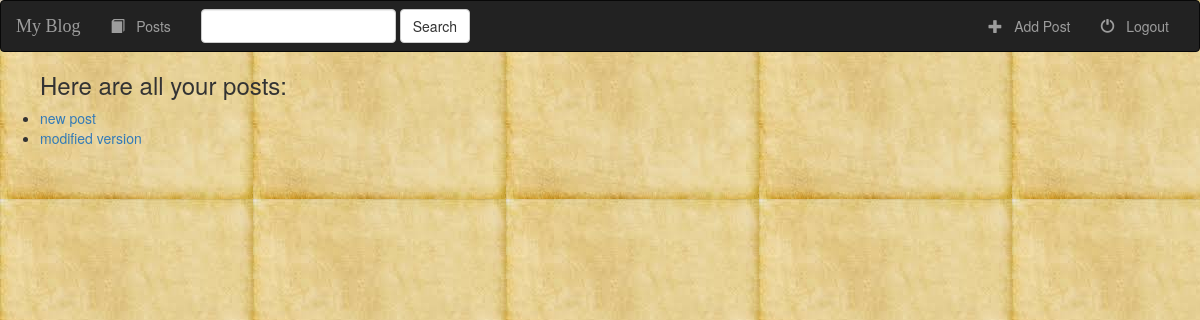
Before: /home/list/ with the older database file.
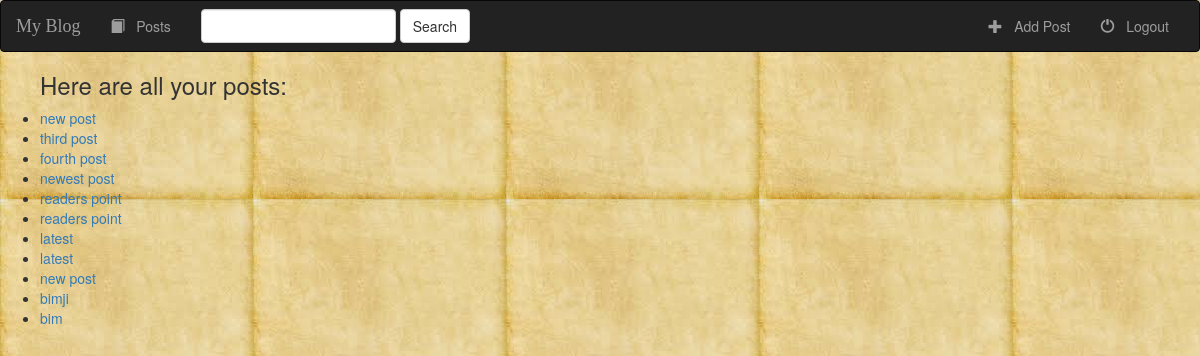
After: the same page with the newer database file.
### blog/models.py (models this page shows, shortened)
class Post(models.Model):
    title = models.CharField(max_length=250)
    description = models.CharField(max_length=1000)

### blog/views.py (the view)
def listview(request):
    objs = Post.objects.all()
    return render(request, 'blog/index.html', {'posts':objs})

### blog/templates/blog/index.html
{% extends 'blog/base.html' %}
{% block body %}
{% if posts %}
      <ul>
      <h3>Here are all your posts:</h3>
          {% for x in posts %}
           <li><a href="{{ x.id }}">{{ x.title }}</a></li>
          {% endfor %}
      </ul>
{% else %}
<h3>you dont have any posts</h3>
{% endif %}
{% endblock %}

### blog/templates/blog/base.html (shortened to what this page needs)
<!DOCTYPE html>
<html lang="en">
<head>
{% load staticfiles %}
<link rel="stylesheet" type="text/css" href="{% static 'style.css' %}">
<link href="https://maxcdn.bootstrapcdn.com/bootstrap/3.3.6/css/bootstrap.min.css" rel="stylesheet">
</head>
<body>
<nav class="navbar navbar-inverse">
    <div class="container-fluid">
        <div class="navbar-header">
           <a class="navbar-brand" href="{% url 'blog:listview' %}"> My Blog </a>
        </div>
        <div class="collapse navbar-collapse" id="topNavBar">
            <ul class="nav navbar-nav">
                <li class="">
                    <a href="{% url 'blog:listview' %}" title="">
                        <span class="glyphicon glyphicon-book" arid-hidden="true"></span> &nbsp; Posts
                    </a>
                </li>
            </ul>
            <form class="navbar-form navbar-left" method="get" role="search" action="{% url 'blog:searchview' %}">
                <div class="form-group">
                    <input type="text" class="form-control" name="q" value="">
                </div>
                <button type="submit" class="btn btn-default">Search</button>
            </form>
            <ul class="nav navbar-nav navbar-right">
             <li class="">
                    <a href="{% url 'blog:add-post' %}" title="">
                        <span class="glyphicon glyphicon-plus" arid-hidden="true"></span> &nbsp; Add Post
                    </a>
                </li>
             <li class="">
                    <a href="{% url 'blog:listview' %}" title="">
                        <span class="glyphicon glyphicon-off" arid-hidden="true"></span> &nbsp; Logout
                    </a>
                </li>
            </ul>
        </div>
    </div>
</nav>
{% block body %}
{% endblock %}
</body>
</html>

### blog/static/style.css (style rules this page uses)
body { background: url('images/images.jpg'); }
.nav { border-radius: 0; }
.navbar-brand { font-family: 'satisfy' ,cursive; }

Changed rows visible on the page:
removed Post: title "modified version"
added Post: title "third post"
added Post: title "fourth post"
added Post: title "newest post"
added Post: title "readers point"
added Post: title "readers point"
added Post: title "latest"
added Post: title "latest"
added Post: title "new post"
added Post: title "bimji"
added Post: title "bim"
